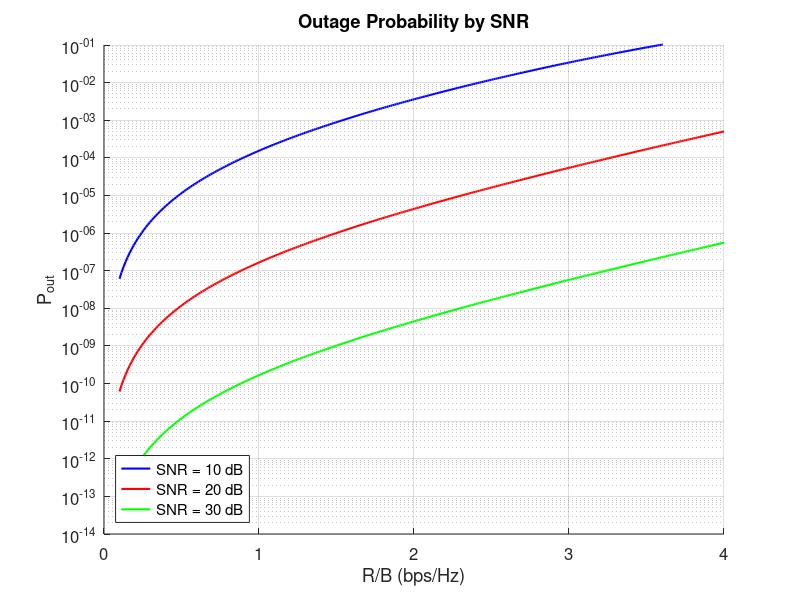

Source code (MATLAB):
clc; clear; close all;

% Parameters
Nr = 3;
Nt = 1;
R_over_B = linspace(0.1, 4, 300);  % Spectral efficiency
SNR_dB_list = [10, 20, 30];
SNR_list = 10.^(SNR_dB_list / 10);

% Define PDF of gamma distribution (normalized)
f_xi = @(xi, Nr) (xi.^(Nr - 1) .* exp(-xi)) / gamma(Nr);

% Initialize storage for all SNRs
Pout_10dB = zeros(size(R_over_B));
Pout_20dB = zeros(size(R_over_B));
Pout_30dB = zeros(size(R_over_B));

% Loop over R/B to compute each Pout separately
for k = 1:length(R_over_B)
    r = R_over_B(k);

    % SNR = 10 dB
    upper10 = (2^r - 1) / SNR_list(1);
    Pout_10dB(k) = integral(@(xi) f_xi(xi, Nr), 0, upper10, 'AbsTol', 1e-14, 'RelTol', 1e-10);

    % SNR = 20 dB
    upper20 = (2^r - 1) / SNR_list(2);
    Pout_20dB(k) = integral(@(xi) f_xi(xi, Nr), 0, upper20, 'AbsTol', 1e-14, 'RelTol', 1e-10);

    % SNR = 30 dB
    upper30 = (2^r - 1) / SNR_list(3);
    Pout_30dB(k) = integral(@(xi) f_xi(xi, Nr), 0, upper30, 'AbsTol', 1e-14, 'RelTol', 1e-10);
end

% Plot all curves on the same figure
figure; hold on;
semilogy(R_over_B, Pout_10dB, 'b-', 'LineWidth', 1.5, 'DisplayName', 'SNR = 10 dB');
semilogy(R_over_B, Pout_20dB, 'r-', 'LineWidth', 1.5, 'DisplayName', 'SNR = 20 dB');
semilogy(R_over_B, Pout_30dB, 'g-', 'LineWidth', 1.5, 'DisplayName', 'SNR = 30 dB');

% Labels and styling
xlabel('R/B (bps/Hz)');
ylabel('P_{out}');
title('Outage Probability by SNR');
legend('Location', 'southwest');
grid on;
ylim([1e-14 1e-1]);
yticks(10.^(-14:-1));
xlim([0 4]);
set(gca, 'YScale', 'log') 
set(gca, 'FontSize', 12);

% Save EPS for Overleaf
print(gcf, '5_16_b', '-depsc2');
